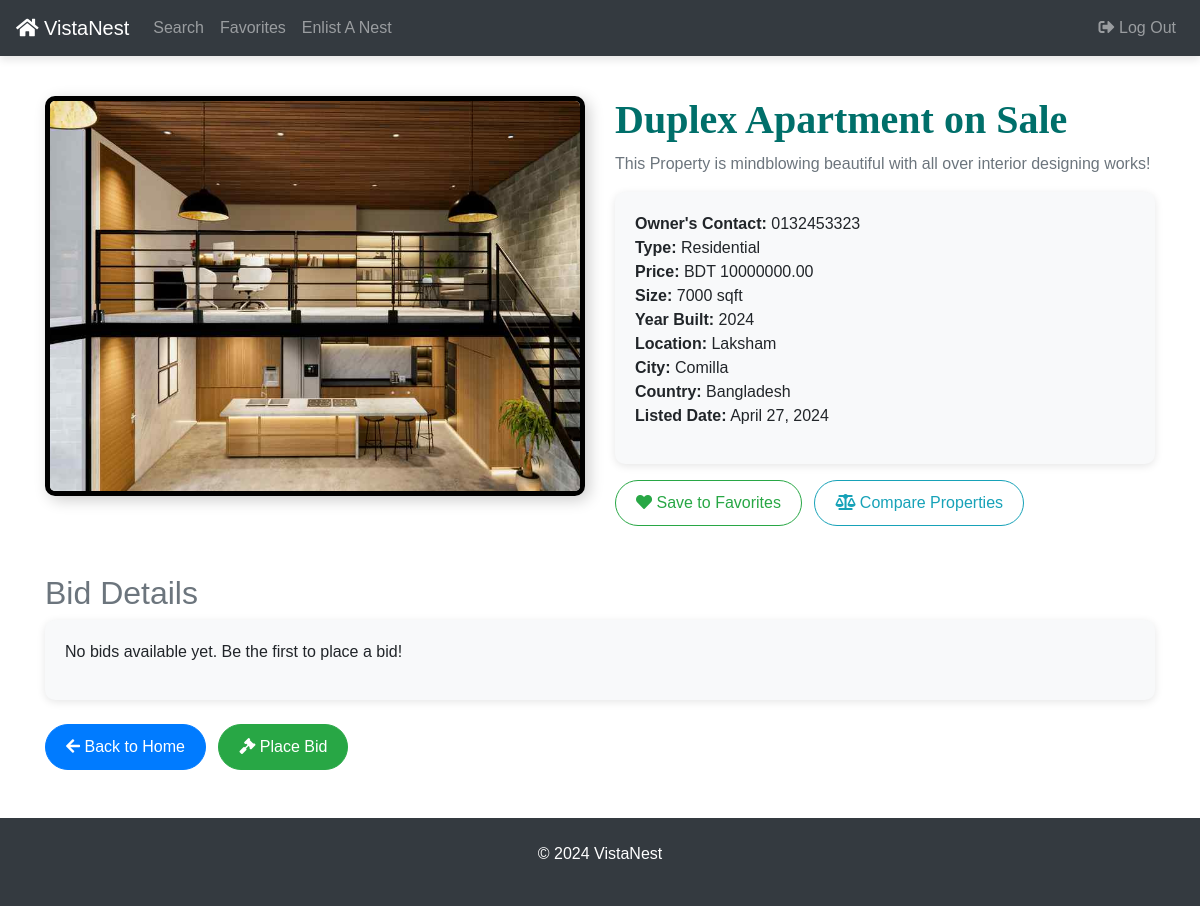
The page /details/24 on the database its author committed.
### platforms/models.py (models this page shows, shortened)
class Platform(models.Model):
    property_type_choices = [
        ('Residential', 'Residential'),
        ('Commercial', 'Commercial'),
        ('Land', 'Land'),
        ('Industrial', 'Industrial'),
        ('Special Purpose', 'Special Purpose')
    ]
    owner_contact_number = models.CharField(max_length=15, blank=True, null=True)
    title = models.CharField(max_length=100)
    description = models.TextField(default="This Property is mindblowing!")
    property_type = models.CharField(max_length=20, choices=property_type_choices)
    price = models.DecimalField(max_digits=10, decimal_places=2)
    size_sqft = models.PositiveIntegerField()
    year_built = models.PositiveIntegerField()
    location = models.CharField(max_length=100)
    city = models.CharField(max_length=50)
    country = models.CharField(max_length=50)
    listed_date = models.DateField(auto_now_add=True)
    image = models.ImageField(upload_to='platform_image/', blank=True, null=True, default='platform_image/houses.png')

### mysite/views.py (the view)
# urls.py: path('details/<int:property_id>', views.details, name='details'),
def details(request, property_id):
    platform = get_object_or_404(Platform, pk=property_id)
    bids = platform.bids.all().select_related('user')
    return render(request, 'details.html', {
        "platform": platform, 'bids': bids,
    })

### templates/details.html (shortened to what this page needs)
<!DOCTYPE html>
<html lang="en">
<head>
    <link rel="stylesheet" href="https://cdn.jsdelivr.net/npm/bootstrap@4.3.1/dist/css/bootstrap.min.css">
    <link rel="stylesheet" href="https://cdnjs.cloudflare.com/ajax/libs/font-awesome/5.15.4/css/all.min.css">
</head>
<body>
    <nav class="navbar navbar-expand-md navbar-dark bg-dark fixed-top">
       <a class="navbar-brand text-white" href="{% url 'home' %}">
             <i class="fas fa-home text-white"></i> VistaNest
        </a>
        <div class="collapse navbar-collapse" id="navbarNav">
            <ul class="navbar-nav">
                <li class="nav-item"><a class="nav-link" href="{% url 'search' %}">Search</a></li>
                <li class="nav-item"><a class="nav-link" href="{% url 'favorites' %}">Favorites</a></li>
                <li class="nav-item"><a class="nav-link" href="{% url 'add-platform' %}">Enlist A Nest</a></li>
            </ul>
            <ul class="navbar-nav ml-auto">
                <li class="nav-item">
                    <a href="{% url 'logout' %}" class="nav-link">
                        <i class="fas fa-sign-out-alt"></i> Log Out
                    </a>
                </li>
            </ul>
        </div>
    </nav>
    <div class="container mt-5 pt-5">
        <div class="row">
        <div class="col-md-6 text-center">
            {% if platform.image %}
                <img src="{{ platform.image.url }}" alt="Property Image" class="img-fluid property-image">
            {% else %}
            <div class="property-placeholder d-flex flex-column align-items-center justify-content-center">
                <i class="fas fa-home fa-7x text-muted"></i>
                <p class="mt-3 text-muted">Image not available</p>
            </div>
            {% endif %}
        </div>
            <div class="col-md-6">
            <h1 class="text-blue-teal custom-font"><b>{{ platform.title }}</b></h1>
                <p class="text-muted">{{ platform.description }}</p>
                <div class="info-section">
                    <ul class="list-unstyled">
                        <li><strong>Owner's Contact:</strong> {{ platform.owner_contact_number }}</li>
                        <li><strong>Type:</strong> {{ platform.property_type }}</li>
                        <li><strong>Price:</strong> BDT {{ platform.price }}</li>
                        <li><strong>Size:</strong> {{ platform.size_sqft }} sqft</li>
                        <li><strong>Year Built:</strong> {{ platform.year_built }}</li>
                        <li><strong>Location:</strong> {{ platform.location }}</li>
                        <li><strong>City:</strong> {{ platform.city }}</li>
                        <li><strong>Country:</strong> {{ platform.country }}</li>
                        <li><strong>Listed Date:</strong> {{ platform.listed_date }}</li>
                    </ul>
                </div><div class="mt-3">
    <a href="{% url 'add_to_favorites' platform.id %}" class="btn btn-outline-success btn-custom">
        <i class="fas fa-heart"></i> Save to Favorites
    </a>
  <a href="{% url 'compare_properties' %}?platform_id={{ platform.id }}" class="btn btn-outline-info btn-custom rounded-pill ml-2">
        <i class="fas fa-balance-scale"></i> Compare Properties
    </a>
</div>
            </div>
        </div>
        <div class="mt-5">
            <h2 class="text-secondary">Bid Details</h2>
            <div class="info-section">
                {% if bids %}
                    {% for bid in bids %}
                        <p><i class="fas fa-user"></i> <strong>{{ bid.user.username }}</strong> bidden <strong>BDT {{ bid.amount }}</strong></p>
                    {% endfor %}
                {% else %}
                    <p>No bids available yet. Be the first to place a bid!</p>
                {% endif %}
            </div>
        </div>
        <div class="mt-4">
            <a href="{% url 'home' %}" class="btn btn-primary btn-custom">
                <i class="fas fa-arrow-left"></i> Back to Home
            </a>
               <a href="{% url 'place_bid' platform.id %}" class="btn btn-success btn-custom ml-2">
        <i class="fas fa-gavel"></i> Place Bid
    </a>
        </div>
    </div>
    <footer class="text-center py-4 mt-5">
        <div class="container">
            <p>&copy; 2024 VistaNest</p>
        </div>
    </footer>
</body>
</html>

### templates/details.html (style rules this page uses)
body { font-family: 'Arial', sans-serif; }
.navbar { box-shadow: 0 4px 8px rgba(0, 0, 0, 0.1); }
.text-blue-teal { color: #006f6a; }
.custom-font { font-family: 'Garamond', Serif; }
.navbar-brand i { color: #ffc107; }
.property-image { width: 100%; height: 400px; object-fit: cover; border-radius: 10px; border: 5px solid #000; box-shadow: 4px 4px 15px rgba(0, 0, 0, 0.2); }
.info-section { background-color: #f8f9fa; border-radius: 10px; padding: 20px; box-shadow: 0px 2px 8px rgba(0, 0, 0, 0.1); }
.btn-custom { border-radius: 30px; padding: 10px 20px; }
footer { background-color: #343a40; color: #fff; }

### rows shown on the page
Platform: image (picture), title "Duplex Apartment on Sale", description "This Property is mindblowing beautiful with all over interior designing works!", owner_contact_number "0132453323", property_type "Residential", price "10000000.00", size_sqft "7000", year_built "2024", location "Laksham", city "Comilla", country "Bangladesh", listed_date "April 27, 2024"
